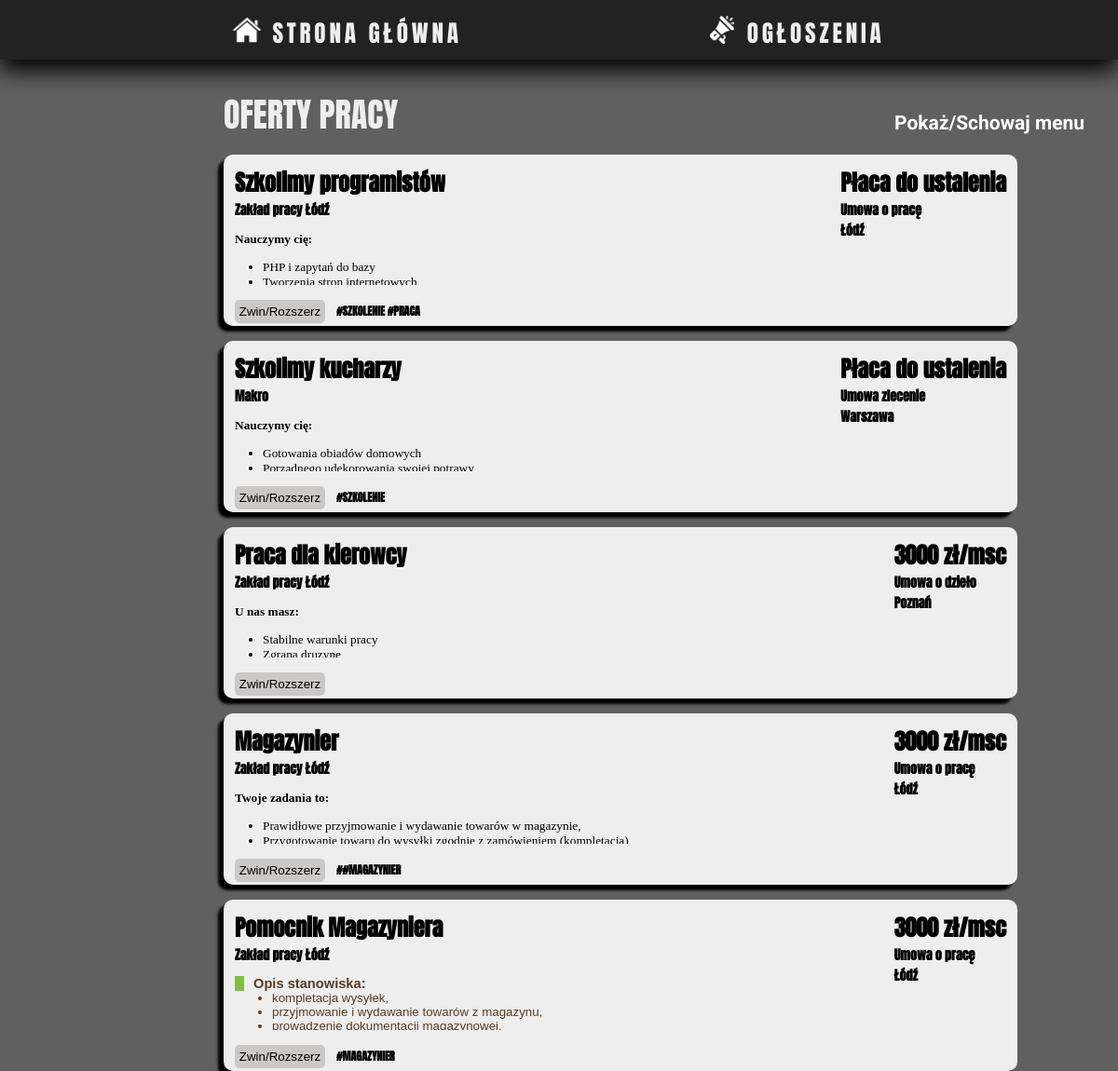
The app's page /portal.php (signed in) with its own data.
### tables this page shows
CREATE TABLE `ogloszenie` (
  `ID_ogloszenie` int(11) NOT NULL,
  `tytul` varchar(60) NOT NULL,
  `opis` text NOT NULL,
  `data` timestamp NOT NULL DEFAULT current_timestamp() ON UPDATE current_timestamp(),
  `wynagrodzenie` float DEFAULT NULL,
  `ID_uzytkownicy` int(11) NOT NULL,
  `ID_umowa` int(11) NOT NULL,
  `ID_miasto` int(11) NOT NULL
);

CREATE TABLE `pracodawca` (
  `ID_pracodawca` int(11) NOT NULL,
  `pracodawca` varchar(60) NOT NULL
);

CREATE TABLE `umowa` (
  `ID_umowa` int(11) NOT NULL,
  `umowa` varchar(14) NOT NULL
);

CREATE TABLE `miasto` (
  `ID_miasto` int(11) NOT NULL,
  `miasto` varchar(40) NOT NULL
);

### portal.php (the view, shortened to what this page needs)
<!DOCTYPE>
<html>
<head>
    <link rel="stylesheet" href="css/poprtal.css" type="text/css">
</head>
<body>
    <div class="page-header">
	        <div class="page-btn"><li><a href="index.php"><img src="img/iconIndex.png">Strona Główna</a></li></div>
	        <div class="page-btn"><li><a href="portal.php"><img src="img/megaphoneIndex.png">Ogłoszenia</a></li></div>
	    </div>
    <div id="praca">OFERTY PRACY
       <?php
    function getData() {
        require("config.php");
        $db = new mysqli($host, $db_user, $db_password, $db_name);
        $db -> query("SET NAMES 'utf8'");
        $res = $db->query("SELECT ogloszenie.ID_ogloszenie, umowa.umowa, pracodawca.pracodawca, miasto.miasto, ogloszenie.tytul, ogloszenie.opis, ogloszenie.data, ogloszenie.wynagrodzenie FROM ogloszenie INNER JOIN uzytkownicy on uzytkownicy.ID_uzytkownicy = ogloszenie.ID_uzytkownicy INNER JOIN imie on imie.ID_imie = uzytkownicy.ID_imie INNER JOIN nazwisko on nazwisko.ID_nazwisko = uzytkownicy.ID_nazwisko INNER JOIN miasto on  miasto.ID_miasto  = ogloszenie.ID_miasto INNER JOIN umowa on umowa.ID_umowa = ogloszenie.ID_umowa INNER JOIN pracodawca on  pracodawca.ID_pracodawca = uzytkownicy.ID_pracodawca");
        $table = array();
        while($row = $res->fetch_row()){
            $oneRow = array();
            $res2 = $db->query("SELECT tag.tag, ogloszenie.ID_ogloszenie FROM tag_do_ogloszenia INNER JOIN ogloszenie on ogloszenie.ID_ogloszenie = tag_do_ogloszenia.ID_ogloszenie INNER JOIN tag on tag.ID_tag = tag_do_ogloszenia.ID_tag WHERE ogloszenie.ID_ogloszenie = ".$row[0]);
            foreach($row as $el)
                array_push($oneRow, $el);
            $deepRow = array();
            while($row2 = $res2->fetch_row())
                array_push($deepRow, $row2[0]);
            array_push($oneRow, $deepRow);
            array_push($table, $oneRow);
        }
        return $table;
    }
    $table = getData();
    $wyn = "Płaca do ustalenia";
    foreach($table as $row){
        $tag="";
        if($row[7])
            $wyn = $row[7]." zł/msc";
        foreach($row[8] as $tagWloz) $tag .= "#".$tagWloz." ";
        echo <<<END
        <div class="port" tags="$tag">
            <div class="kolumna1">
                <h1>$row[4]</h1>
                <h3>$row[2]</h3>
                <p>$row[5]</p>
            </div>
            <div class="kolumna2">
                <h1>$wyn</h1>
                <h3>$row[1]</h3>
                <h3>$row[3]</h3>
            </div>
            <div class = "kolumna3">
                <div>
                    <label><input type="button" value= 'Zwin/Rozszerz' class='inputt'> </label>
                    <h4>$tag</h4>
                </div>
            </div>
            <div class="klik" style="display: none;">Więcej</div>
        </div>
END;
    }
?>
    </div>
		<div class="btn" id="menuHide">Pokaż/Schowaj menu</div>
</body>
</html>

### CSS/poprtal.css (style rules this page uses)
* { margin: 0; padding: 0; }
body { background-color: #606060; }
#praca { color: #eee; font-size: 3vw; font-family: 'Anton', sans-serif; padding-top: 12vh; float: left; margin-left: 20vw; }
.port { position: relative; padding: 1vw; margin-top: 2vh; width: 69vw; color: black; font-size: 1vw; background-color: #EEEEEE; height: 20vh; box-shadow: -6px 6px 3px; border-radius: 10px; }
.kolumna1 { float: left; overflow: hidden; }
.kolumna2 { float: right; }
.kolumna3 { margin-top: 18vh; }
.kolumna3>div { display: flex; justify-content: flex-start; align-items: center; }
.kolumna3>div input { margin: 0 1vw 0 0; border-radius: 5px; border: 0; padding: 0.4vw; cursor: pointer; transition: .5s; background: #cbc8c8; }
.kolumna1 p { max-width: 50vw; max-height: 20vh; overflow: hidden; }
.kolumna1 { max-width: 50vw; max-height: 16vh; overflow: hidden; }
.page-header { width: 100vw; height: 8vh; position: fixed; background-color: #222; z-index: 999; box-shadow: -1px 12px 25px black; display: flex; justify-content: center; align-items: center; flex-wrap: wrap; color: white; }
.page-btn > li { display: table-cell; position: relative; color: white; }
.page-btn >li> a { color: #eee !important; text-transform: uppercase; text-decoration: none; letter-spacing: 0.15em; display: inline-block; transition: 1s transform; font-size: 2.1vw; }
.page-btn > li > a:after { background: none repeat scroll 0 0 transparent; bottom: 0; content: ""; display: block; height: 2px; left: 50%; position: absolute; background: white; transition: width 0.3s ease 0s, left 0.3s ease 0s; width: 0; }
.page-btn { color: #eee; font-family: 'Anton', sans-serif; font-size: 2.5vw; cursor: pointer; transition: all .5s; }
.page-btn:nth-child(2) { margin-left: 22vw; }
.page-btn>li>a>img { margin-top: 0.9vh; width: 2.5vw; padding-right: 1vw; filter: invert(100%); }
a { text-decoration: none; color: green; transition: .7s transform; display: block; }
.btn { position: fixed; left: 80vw; top:15vh; cursor: pointer; color:white; font-family: 'Roboto', sans-serif; border-radius: 5px; font-size: 21px; font-weight: 700; }

### records on screen
ogloszenie: tytul "Szkolimy programistów", pracodawca.pracodawca "Zakład pracy Łódź", opis "Nauczymy cię: PHP i zapytań do bazy Tworzenia stron internetowych", ID_umowa.umowa "Umowa o pracę", ID_miasto.miasto "Łódź", tag "#SZKOLENIE #PRACA"
ogloszenie: tytul "Szkolimy kucharzy", pracodawca.pracodawca "Makro", opis "Nauczymy cię: Gotowania obiadów domowych Porządnego udekorowania swojej potrawy", ID_umowa.umowa "Umowa zlecenie", ID_miasto.miasto "Warszawa", tag "#SZKOLENIE"
ogloszenie: tytul "Praca dla kierowcy", pracodawca.pracodawca "Zakład pracy Łódź", opis "U nas masz: Stabilne warunki pracy Zgrana druzyne,", wynagrodzenie "3000 zł/msc", ID_umowa.umowa "Umowa o dzieło", ID_miasto.miasto "Poznań"
ogloszenie: tytul "Magazynier", pracodawca.pracodawca "Zakład pracy Łódź", opis "Twoje zadania to: Prawidłowe przyjmowanie i wydawanie towarów w magazynie, Przygotowanie towaru do wysyłki zgodnie z zamówieniem (kompletacja),", ID_umowa.umowa "Umowa o pracę", ID_miasto.miasto "Łódź", tag "##MAGAZYNIER"
ogloszenie: tytul "Pomocnik Magazyniera", pracodawca.pracodawca "Zakład pracy Łódź", opis "Opis stanowiska: kompletacja wysyłek, przyjmowanie i wydawanie towarów z magazynu, prowadzenie dokumentacji magazynowej,", ID_umowa.umowa "Umowa o pracę", ID_miasto.miasto "Łódź", tag "#MAGAZYNIER"
